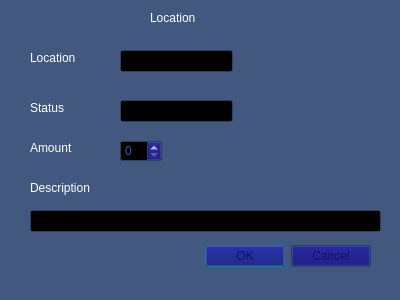
<?xml version="1.0" encoding="UTF-8"?>
<ui version="4.0">
 <class>sightInput</class>
 <widget class="QDialog" name="sightInput">
  <property name="geometry">
   <rect>
    <x>0</x>
    <y>0</y>
    <width>400</width>
    <height>300</height>
   </rect>
  </property>
  <property name="sizePolicy">
   <sizepolicy hsizetype="Fixed" vsizetype="Fixed">
    <horstretch>0</horstretch>
    <verstretch>0</verstretch>
   </sizepolicy>
  </property>
  <property name="minimumSize">
   <size>
    <width>400</width>
    <height>300</height>
   </size>
  </property>
  <property name="maximumSize">
   <size>
    <width>400</width>
    <height>300</height>
   </size>
  </property>
  <property name="palette">
   <palette>
    <active>
     <colorrole role="WindowText">
      <brush brushstyle="SolidPattern">
       <color alpha="255">
        <red>255</red>
        <green>255</green>
        <blue>255</blue>
       </color>
      </brush>
     </colorrole>
     <colorrole role="Button">
      <brush brushstyle="SolidPattern">
       <color alpha="255">
        <red>0</red>
        <green>0</green>
        <blue>108</blue>
       </color>
      </brush>
     </colorrole>
     <colorrole role="Light">
      <brush brushstyle="SolidPattern">
       <color alpha="255">
        <red>0</red>
        <green>0</green>
        <blue>162</blue>
       </color>
      </brush>
     </colorrole>
     <colorrole role="Midlight">
      <brush brushstyle="SolidPattern">
       <color alpha="255">
        <red>0</red>
        <green>0</green>
        <blue>135</blue>
       </color>
      </brush>
     </colorrole>
     <colorrole role="Dark">
      <brush brushstyle="SolidPattern">
       <color alpha="255">
        <red>0</red>
        <green>0</green>
        <blue>54</blue>
       </color>
      </brush>
     </colorrole>
     <colorrole role="Mid">
      <brush brushstyle="SolidPattern">
       <color alpha="255">
        <red>0</red>
        <green>0</green>
        <blue>72</blue>
       </color>
      </brush>
     </colorrole>
     <colorrole role="Text">
      <brush brushstyle="SolidPattern">
       <color alpha="255">
        <red>51</red>
        <green>90</green>
        <blue>175</blue>
       </color>
      </brush>
     </colorrole>
     <colorrole role="BrightText">
      <brush brushstyle="SolidPattern">
       <color alpha="255">
        <red>255</red>
        <green>255</green>
        <blue>255</blue>
       </color>
      </brush>
     </colorrole>
     <colorrole role="ButtonText">
      <brush brushstyle="SolidPattern">
       <color alpha="255">
        <red>15</red>
        <green>15</green>
        <blue>112</blue>
       </color>
      </brush>
     </colorrole>
     <colorrole role="Base">
      <brush brushstyle="SolidPattern">
       <color alpha="255">
        <red>0</red>
        <green>0</green>
        <blue>0</blue>
       </color>
      </brush>
     </colorrole>
     <colorrole role="Window">
      <brush brushstyle="SolidPattern">
       <color alpha="255">
        <red>67</red>
        <green>88</green>
        <blue>127</blue>
       </color>
      </brush>
     </colorrole>
     <colorrole role="Shadow">
      <brush brushstyle="SolidPattern">
       <color alpha="255">
        <red>0</red>
        <green>0</green>
        <blue>0</blue>
       </color>
      </brush>
     </colorrole>
     <colorrole role="AlternateBase">
      <brush brushstyle="SolidPattern">
       <color alpha="255">
        <red>0</red>
        <green>0</green>
        <blue>54</blue>
       </color>
      </brush>
     </colorrole>
     <colorrole role="ToolTipBase">
      <brush brushstyle="SolidPattern">
       <color alpha="255">
        <red>255</red>
        <green>255</green>
        <blue>220</blue>
       </color>
      </brush>
     </colorrole>
     <colorrole role="ToolTipText">
      <brush brushstyle="SolidPattern">
       <color alpha="255">
        <red>0</red>
        <green>0</green>
        <blue>0</blue>
       </color>
      </brush>
     </colorrole>
     <colorrole role="PlaceholderText">
      <brush brushstyle="SolidPattern">
       <color alpha="128">
        <red>51</red>
        <green>90</green>
        <blue>175</blue>
       </color>
      </brush>
     </colorrole>
    </active>
    <inactive>
     <colorrole role="WindowText">
      <brush brushstyle="SolidPattern">
       <color alpha="255">
        <red>255</red>
        <green>255</green>
        <blue>255</blue>
       </color>
      </brush>
     </colorrole>
     <colorrole role="Button">
      <brush brushstyle="SolidPattern">
       <color alpha="255">
        <red>0</red>
        <green>0</green>
        <blue>108</blue>
       </color>
      </brush>
     </colorrole>
     <colorrole role="Light">
      <brush brushstyle="SolidPattern">
       <color alpha="255">
        <red>0</red>
        <green>0</green>
        <blue>162</blue>
       </color>
      </brush>
     </colorrole>
     <colorrole role="Midlight">
      <brush brushstyle="SolidPattern">
       <color alpha="255">
        <red>0</red>
        <green>0</green>
        <blue>135</blue>
       </color>
      </brush>
     </colorrole>
     <colorrole role="Dark">
      <brush brushstyle="SolidPattern">
       <color alpha="255">
        <red>0</red>
        <green>0</green>
        <blue>54</blue>
       </color>
      </brush>
     </colorrole>
     <colorrole role="Mid">
      <brush brushstyle="SolidPattern">
       <color alpha="255">
        <red>0</red>
        <green>0</green>
        <blue>72</blue>
       </color>
      </brush>
     </colorrole>
     <colorrole role="Text">
      <brush brushstyle="SolidPattern">
       <color alpha="255">
        <red>51</red>
        <green>90</green>
        <blue>175</blue>
       </color>
      </brush>
     </colorrole>
     <colorrole role="BrightText">
      <brush brushstyle="SolidPattern">
       <color alpha="255">
        <red>255</red>
        <green>255</green>
        <blue>255</blue>
       </color>
      </brush>
     </colorrole>
     <colorrole role="ButtonText">
      <brush brushstyle="SolidPattern">
       <color alpha="255">
        <red>15</red>
        <green>15</green>
        <blue>112</blue>
       </color>
      </brush>
     </colorrole>
     <colorrole role="Base">
      <brush brushstyle="SolidPattern">
       <color alpha="255">
        <red>0</red>
        <green>0</green>
        <blue>0</blue>
       </color>
      </brush>
     </colorrole>
     <colorrole role="Window">
      <brush brushstyle="SolidPattern">
       <color alpha="255">
        <red>67</red>
        <green>88</green>
        <blue>127</blue>
       </color>
      </brush>
     </colorrole>
     <colorrole role="Shadow">
      <brush brushstyle="SolidPattern">
       <color alpha="255">
        <red>0</red>
        <green>0</green>
        <blue>0</blue>
       </color>
      </brush>
     </colorrole>
     <colorrole role="AlternateBase">
      <brush brushstyle="SolidPattern">
       <color alpha="255">
        <red>0</red>
        <green>0</green>
        <blue>54</blue>
       </color>
      </brush>
     </colorrole>
     <colorrole role="ToolTipBase">
      <brush brushstyle="SolidPattern">
       <color alpha="255">
        <red>255</red>
        <green>255</green>
        <blue>220</blue>
       </color>
      </brush>
     </colorrole>
     <colorrole role="ToolTipText">
      <brush brushstyle="SolidPattern">
       <color alpha="255">
        <red>0</red>
        <green>0</green>
        <blue>0</blue>
       </color>
      </brush>
     </colorrole>
     <colorrole role="PlaceholderText">
      <brush brushstyle="SolidPattern">
       <color alpha="128">
        <red>51</red>
        <green>90</green>
        <blue>175</blue>
       </color>
      </brush>
     </colorrole>
    </inactive>
    <disabled>
     <colorrole role="WindowText">
      <brush brushstyle="SolidPattern">
       <color alpha="255">
        <red>0</red>
        <green>0</green>
        <blue>54</blue>
       </color>
      </brush>
     </colorrole>
     <colorrole role="Button">
      <brush brushstyle="SolidPattern">
       <color alpha="255">
        <red>0</red>
        <green>0</green>
        <blue>108</blue>
       </color>
      </brush>
     </colorrole>
     <colorrole role="Light">
      <brush brushstyle="SolidPattern">
       <color alpha="255">
        <red>0</red>
        <green>0</green>
        <blue>162</blue>
       </color>
      </brush>
     </colorrole>
     <colorrole role="Midlight">
      <brush brushstyle="SolidPattern">
       <color alpha="255">
        <red>0</red>
        <green>0</green>
        <blue>135</blue>
       </color>
      </brush>
     </colorrole>
     <colorrole role="Dark">
      <brush brushstyle="SolidPattern">
       <color alpha="255">
        <red>0</red>
        <green>0</green>
        <blue>54</blue>
       </color>
      </brush>
     </colorrole>
     <colorrole role="Mid">
      <brush brushstyle="SolidPattern">
       <color alpha="255">
        <red>0</red>
        <green>0</green>
        <blue>72</blue>
       </color>
      </brush>
     </colorrole>
     <colorrole role="Text">
      <brush brushstyle="SolidPattern">
       <color alpha="255">
        <red>0</red>
        <green>0</green>
        <blue>54</blue>
       </color>
      </brush>
     </colorrole>
     <colorrole role="BrightText">
      <brush brushstyle="SolidPattern">
       <color alpha="255">
        <red>255</red>
        <green>255</green>
        <blue>255</blue>
       </color>
      </brush>
     </colorrole>
     <colorrole role="ButtonText">
      <brush brushstyle="SolidPattern">
       <color alpha="255">
        <red>0</red>
        <green>0</green>
        <blue>54</blue>
       </color>
      </brush>
     </colorrole>
     <colorrole role="Base">
      <brush brushstyle="SolidPattern">
       <color alpha="255">
        <red>67</red>
        <green>88</green>
        <blue>127</blue>
       </color>
      </brush>
     </colorrole>
     <colorrole role="Window">
      <brush brushstyle="SolidPattern">
       <color alpha="255">
        <red>67</red>
        <green>88</green>
        <blue>127</blue>
       </color>
      </brush>
     </colorrole>
     <colorrole role="Shadow">
      <brush brushstyle="SolidPattern">
       <color alpha="255">
        <red>0</red>
        <green>0</green>
        <blue>0</blue>
       </color>
      </brush>
     </colorrole>
     <colorrole role="AlternateBase">
      <brush brushstyle="SolidPattern">
       <color alpha="255">
        <red>0</red>
        <green>0</green>
        <blue>108</blue>
       </color>
      </brush>
     </colorrole>
     <colorrole role="ToolTipBase">
      <brush brushstyle="SolidPattern">
       <color alpha="255">
        <red>255</red>
        <green>255</green>
        <blue>220</blue>
       </color>
      </brush>
     </colorrole>
     <colorrole role="ToolTipText">
      <brush brushstyle="SolidPattern">
       <color alpha="255">
        <red>0</red>
        <green>0</green>
        <blue>0</blue>
       </color>
      </brush>
     </colorrole>
     <colorrole role="PlaceholderText">
      <brush brushstyle="SolidPattern">
       <color alpha="128">
        <red>255</red>
        <green>255</green>
        <blue>255</blue>
       </color>
      </brush>
     </colorrole>
    </disabled>
   </palette>
  </property>
  <property name="windowTitle">
   <string>Dialog</string>
  </property>
  <widget class="QDialogButtonBox" name="buttonBox">
   <property name="geometry">
    <rect>
     <x>30</x>
     <y>240</y>
     <width>341</width>
     <height>32</height>
    </rect>
   </property>
   <property name="orientation">
    <enum>Qt::Horizontal</enum>
   </property>
   <property name="standardButtons">
    <set>QDialogButtonBox::Cancel|QDialogButtonBox::Ok</set>
   </property>
  </widget>
  <widget class="QLabel" name="label_5">
   <property name="geometry">
    <rect>
     <x>30</x>
     <y>50</y>
     <width>55</width>
     <height>16</height>
    </rect>
   </property>
   <property name="text">
    <string>Location</string>
   </property>
  </widget>
  <widget class="QLabel" name="label">
   <property name="geometry">
    <rect>
     <x>150</x>
     <y>10</y>
     <width>55</width>
     <height>16</height>
    </rect>
   </property>
   <property name="text">
    <string>Location</string>
   </property>
  </widget>
  <widget class="QLabel" name="label_2">
   <property name="geometry">
    <rect>
     <x>30</x>
     <y>100</y>
     <width>55</width>
     <height>16</height>
    </rect>
   </property>
   <property name="text">
    <string>Status</string>
   </property>
  </widget>
  <widget class="QLabel" name="label_3">
   <property name="geometry">
    <rect>
     <x>30</x>
     <y>180</y>
     <width>101</width>
     <height>16</height>
    </rect>
   </property>
   <property name="text">
    <string>Description</string>
   </property>
  </widget>
  <widget class="QLabel" name="label_4">
   <property name="geometry">
    <rect>
     <x>30</x>
     <y>140</y>
     <width>55</width>
     <height>16</height>
    </rect>
   </property>
   <property name="text">
    <string>Amount</string>
   </property>
  </widget>
  <widget class="QLineEdit" name="location">
   <property name="geometry">
    <rect>
     <x>120</x>
     <y>50</y>
     <width>113</width>
     <height>22</height>
    </rect>
   </property>
  </widget>
  <widget class="QLineEdit" name="status">
   <property name="geometry">
    <rect>
     <x>120</x>
     <y>100</y>
     <width>113</width>
     <height>22</height>
    </rect>
   </property>
  </widget>
  <widget class="QSpinBox" name="amount">
   <property name="geometry">
    <rect>
     <x>120</x>
     <y>140</y>
     <width>42</width>
     <height>22</height>
    </rect>
   </property>
  </widget>
  <widget class="QLineEdit" name="desc">
   <property name="geometry">
    <rect>
     <x>30</x>
     <y>210</y>
     <width>351</width>
     <height>22</height>
    </rect>
   </property>
  </widget>
 </widget>
 <resources/>
 <connections>
  <connection>
   <sender>buttonBox</sender>
   <signal>accepted()</signal>
   <receiver>sightInput</receiver>
   <slot>accept()</slot>
   <hints>
    <hint type="sourcelabel">
     <x>248</x>
     <y>254</y>
    </hint>
    <hint type="destinationlabel">
     <x>157</x>
     <y>274</y>
    </hint>
   </hints>
  </connection>
  <connection>
   <sender>buttonBox</sender>
   <signal>rejected()</signal>
   <receiver>sightInput</receiver>
   <slot>reject()</slot>
   <hints>
    <hint type="sourcelabel">
     <x>316</x>
     <y>260</y>
    </hint>
    <hint type="destinationlabel">
     <x>286</x>
     <y>274</y>
    </hint>
   </hints>
  </connection>
 </connections>
</ui>
